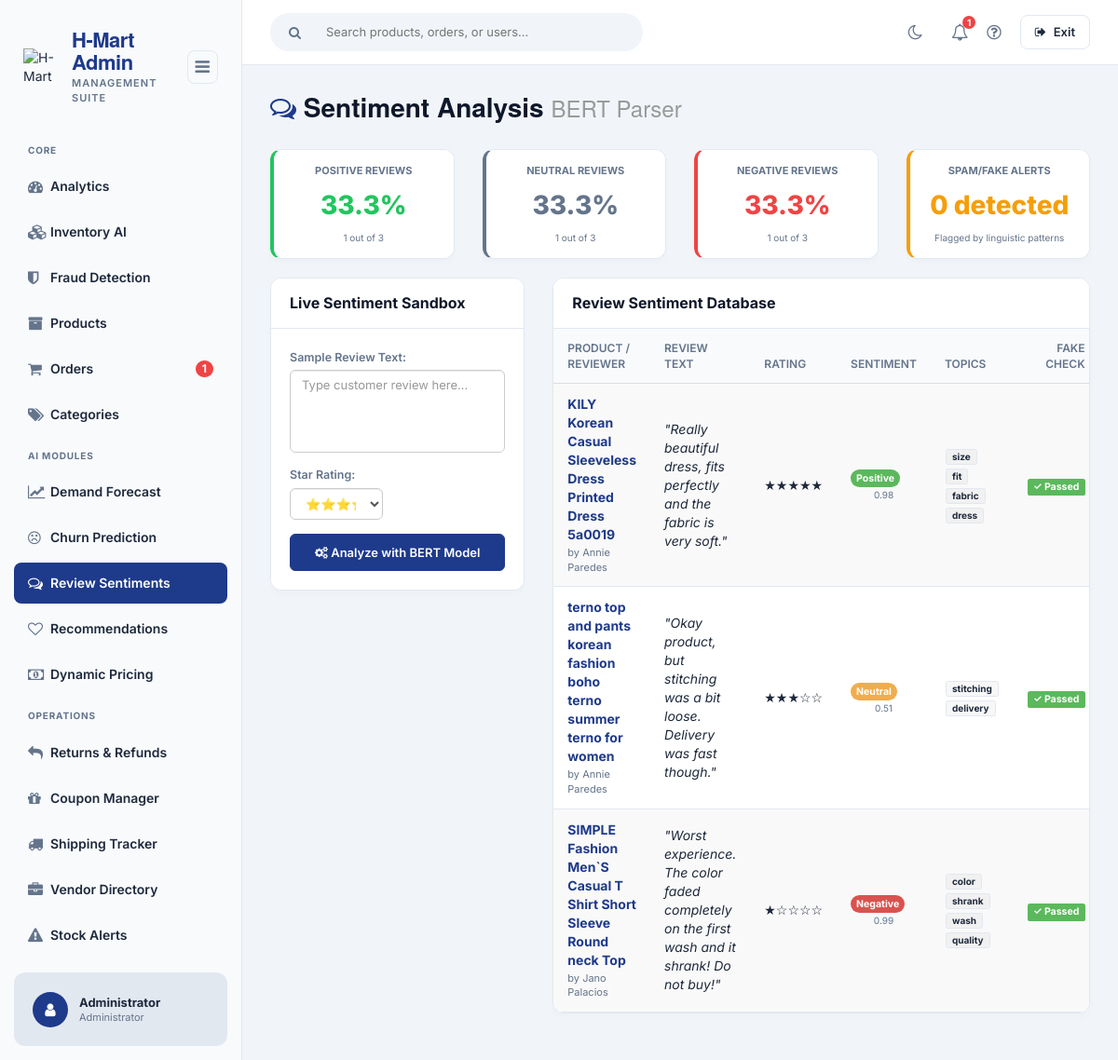
Page /admin/sentiment_analysis/index.php (signed in) on the committed database.
### tables this page shows
CREATE TABLE IF NOT EXISTS `product_reviews_sentiment` (
  `review_id` INT AUTO_INCREMENT PRIMARY KEY,
  `product_id` INT NOT NULL,
  `customer_id` INT NOT NULL,
  `review_text` TEXT NOT NULL,
  `rating` INT NOT NULL,
  `sentiment_label` VARCHAR(20) NOT NULL,
  `sentiment_score` DOUBLE NOT NULL,
  `topics_extracted` TEXT DEFAULT NULL,
  `is_fake` TINYINT DEFAULT 0,
  `is_fake_confidence` DOUBLE DEFAULT 0.0,
  `reviewed_at` DATETIME DEFAULT CURRENT_TIMESTAMP,
  INDEX (`product_id`),
  INDEX (`customer_id`)
);

CREATE TABLE `tblproduct` (
  `PROID` int(11) NOT NULL,
  `PRODESC` varchar(255) DEFAULT NULL,
  `INGREDIENTS` varchar(255) NOT NULL,
  `PROQTY` int(11) DEFAULT NULL,
  `ORIGINALPRICE` double NOT NULL,
  `PROPRICE` double DEFAULT NULL,
  `CATEGID` int(11) DEFAULT NULL,
  `IMAGES` varchar(255) DEFAULT NULL,
  `PROSTATS` varchar(30) DEFAULT NULL,
  `OWNERNAME` varchar(90) NOT NULL,
  `OWNERPHONE` varchar(90) NOT NULL
);

CREATE TABLE `tblcustomer` (
  `CUSTOMERID` int(11) NOT NULL,
  `FNAME` varchar(30) NOT NULL,
  `LNAME` varchar(30) NOT NULL,
  `MNAME` varchar(30) NOT NULL,
  `CUSHOMENUM` varchar(90) NOT NULL,
  `STREETADD` text NOT NULL,
  `BRGYADD` text NOT NULL,
  `CITYADD` text NOT NULL,
  `PROVINCE` varchar(80) NOT NULL,
  `COUNTRY` varchar(30) NOT NULL,
  `DBIRTH` date NOT NULL,
  `GENDER` varchar(10) NOT NULL,
  `PHONE` varchar(20) NOT NULL,
  `EMAILADD` varchar(120) NOT NULL,
  `ZIPCODE` int(6) NOT NULL,
  `CUSUNAME` varchar(120) NOT NULL,
  `CUSPASS` varchar(90) NOT NULL,
  `CUSPHOTO` varchar(255) NOT NULL,
  `TERMS` tinyint(4) NOT NULL,
  `DATEJOIN` date NOT NULL
);

### admin/sentiment_analysis/index.php (called while the page is built, shortened)
<?php
require_once("../theme/templates.php");
?>

### backend/include/database.php (called while the page is built, shortened)
<?php
class Database {
	var $sql_string = '';
	private $conn;
	public function open_connection() {
		$this->conn = mysqli_connect(server,user,pass);
		if(!$this->conn){
			echo "Problem in database connection! Contact administrator!";
			exit();
		}else{
			$db_select = mysqli_select_db($this->conn,database_name);
		}
	}
	function setQuery($sql='') {
		$this->sql_string=$sql;
	}
	function executeQuery() {
		$result = mysqli_query($this->conn,$this->sql_string);
		return $result;
	}
	private function confirm_query($result) {
		return $result;
	}
	function loadResultList( $key='' ) {
		$cur = $this->executeQuery();
		$array = array();
		if ($cur) {
			while ($row = mysqli_fetch_object($cur)) {
				if ($key) {
					$array[$row->$key] = $row;
				} else {
					$array[] = $row;
				}
			}
		}
		return $array;
	}
}
$mydb = new Database();
?>

### admin/sentiment_analysis/view.php (the view, shortened to what this page needs)
<?php
global $mydb;
$mydb->setQuery("
    SELECT r.*, p.PRODESC, c.FNAME, c.LNAME
    FROM product_reviews_sentiment r
    JOIN tblproduct p ON r.product_id = p.PROID
    JOIN tblcustomer c ON r.customer_id = c.CUSTOMERID
    ORDER BY r.reviewed_at DESC
");
$reviews = $mydb->loadResultList();
$total = count($reviews);
$pos = 0;
$neu = 0;
$neg = 0;
$fake = 0;
foreach ($reviews as $rev) {
    if ($rev->sentiment_label === 'Positive') $pos++;
    elseif ($rev->sentiment_label === 'Neutral') $neu++;
    else $neg++;
}
$posPct = $total > 0 ? round(($pos / $total) * 100, 1) : 0;
$neuPct = $total > 0 ? round(($neu / $total) * 100, 1) : 0;
$negPct = $total > 0 ? round(($neg / $total) * 100, 1) : 0;
?>
<div class="row">
    <div class="col-lg-12">
        <h1 class="page-header"><i class="fa fa-comments-o" style="color:var(--primary-light);"></i> Sentiment Analysis <small>BERT Parser</small></h1>
    </div>
</div>
<div class="row">
    <div class="col-md-3">
        <div class="panel panel-default text-center" style="border-radius:12px; border-left:4px solid #22c55e; overflow:hidden;">
            <div class="panel-body" style="background:var(--card-bg); color:var(--text-main); padding:15px;">
                <div style="font-size:11px; text-transform:uppercase; color:var(--text-muted); font-weight:700;">Positive Reviews</div>
                <div style="font-size:28px; font-weight:800; color:#22c55e; margin:8px 0;"><?php echo $posPct; ?>%</div>
                <div style="font-size:10px; color:var(--text-muted);"><?php echo $pos; ?> out of <?php echo $total; ?></div>
            </div>
        </div>
    </div>
    <div class="col-md-3">
        <div class="panel panel-default text-center" style="border-radius:12px; border-left:4px solid #64748b; overflow:hidden;">
            <div class="panel-body" style="background:var(--card-bg); color:var(--text-main); padding:15px;">
                <div style="font-size:11px; text-transform:uppercase; color:var(--text-muted); font-weight:700;">Neutral Reviews</div>
                <div style="font-size:28px; font-weight:800; color:#64748b; margin:8px 0;"><?php echo $neuPct; ?>%</div>
                <div style="font-size:10px; color:var(--text-muted);"><?php echo $neu; ?> out of <?php echo $total; ?></div>
            </div>
        </div>
    </div>
    <div class="col-md-3">
        <div class="panel panel-default text-center" style="border-radius:12px; border-left:4px solid #ef4444; overflow:hidden;">
            <div class="panel-body" style="background:var(--card-bg); color:var(--text-main); padding:15px;">
                <div style="font-size:11px; text-transform:uppercase; color:var(--text-muted); font-weight:700;">Negative Reviews</div>
                <div style="font-size:28px; font-weight:800; color:#ef4444; margin:8px 0;"><?php echo $negPct; ?>%</div>
                <div style="font-size:10px; color:var(--text-muted);"><?php echo $neg; ?> out of <?php echo $total; ?></div>
            </div>
        </div>
    </div>
    <div class="col-md-3">
        <div class="panel panel-default text-center" style="border-radius:12px; border-left:4px solid #f59e0b; overflow:hidden;">
            <div class="panel-body" style="background:var(--card-bg); color:var(--text-main); padding:15px;">
                <div style="font-size:11px; text-transform:uppercase; color:var(--text-muted); font-weight:700;">Spam/Fake Alerts</div>
                <div style="font-size:28px; font-weight:800; color:#f59e0b; margin:8px 0;"><?php echo $fake; ?> detected</div>
                <div style="font-size:10px; color:var(--text-muted);">Flagged by linguistic patterns</div>
            </div>
        </div>
    </div>
</div>
<div class="row">
    <div class="col-md-4">
        <div class="panel panel-default" style="border-radius:12px; overflow:hidden;">
            <div class="panel-heading" style="font-weight:700; background:var(--card-header-bg); border-bottom:1px solid var(--border-color); color:var(--primary);">
                Live Sentiment Sandbox
            </div>
            <div class="panel-body" style="background:var(--card-bg); color:var(--text-main); padding:20px;">
                <form action="index.php?action=sandbox" method="POST" style="margin:0;">
                    <div class="form-group">
                        <label for="review_text" style="font-weight:600; font-size:12.5px; color:var(--text-muted);">Sample Review Text:</label>
                        <textarea name="review_text" id="review_text" rows="4" class="form-control" placeholder="Type customer review here..." required style="border-radius:6px; resize:none; font-size:13px;"></textarea>
                    </div>
                    <div class="form-group">
                        <label for="rating" style="font-weight:600; font-size:12.5px; color:var(--text-muted); display:block;">Star Rating:</label>
                        <select name="rating" id="rating" class="form-control" style="border-radius:6px; font-size:13px; width:100px; display:inline-block;">
                            <option value="5">⭐⭐⭐⭐⭐</option>
                        </select>
                    </div>
                    <button type="submit" class="btn btn-primary btn-block" style="border-radius:6px; font-weight:600; padding:10px;">
                        <i class="fa fa-cogs"></i> Analyze with BERT Model
                    </button>
                </form>
            </div>
        </div>
    </div>
    <div class="col-md-8">
        <div class="panel panel-default" style="border-radius:12px; overflow:hidden;">
            <div class="panel-heading" style="font-weight:700; background:var(--card-header-bg); border-bottom:1px solid var(--border-color); color:var(--primary);">
                Review Sentiment Database
            </div>
            <div class="panel-body" style="background:var(--card-bg); padding:0;">
                <div class="table-responsive">
                    <table class="table table-hover table-striped" style="margin:0; font-size:13px;">
                        <thead>
                            <tr style="background:var(--table-header-bg); border-bottom:1px solid var(--border-color);">
                                <th style="font-weight:600; padding:12px 15px;">Product / Reviewer</th>
                                <th style="font-weight:600; padding:12px 15px;">Review Text</th>
                                <th style="font-weight:600; padding:12px 15px;">Rating</th>
                                <th style="font-weight:600; padding:12px 15px;">Sentiment</th>
                                <th style="font-weight:600; padding:12px 15px;">Topics</th>
                                <th style="font-weight:600; padding:12px 15px; text-align:right;">Fake Check</th>
                            </tr>
                        </thead>
                        <tbody>
                            <?php foreach ($reviews as $rev) {
                                $class = 'label-success';
                                if ($rev->sentiment_label === 'Negative') $class = 'label-danger';
                                elseif ($rev->sentiment_label === 'Neutral') $class = 'label-warning';
                                $topics = json_decode($rev->topics_extracted, true);
                            ?>
                                <tr style="border-bottom:1px solid var(--border-color);">
                                    <td style="padding:12px 15px;">
                                        <div style="font-weight:700; color:var(--primary-light);"><?php echo htmlspecialchars($rev->PRODESC); ?></div>
                                        <div style="font-size:11px; color:var(--text-muted); margin-top:2px;">by <?php echo htmlspecialchars($rev->FNAME . ' ' . $rev->LNAME); ?></div>
                                    </td>
                                    <td style="padding:12px 15px; font-style:italic; max-width:250px;">"<?php echo htmlspecialchars($rev->review_text); ?>"</td>
                                    <td style="padding:12px 15px; white-space:nowrap;">
                                        <?php for ($i=1; $i<=5; $i++) {
                                            echo ($i <= $rev->rating) ? '★' : '☆';
                                        } ?>
                                    </td>
                                    <td style="padding:12px 15px;">
                                        <span class="label <?php echo $class; ?>" style="font-size:10.5px; padding:3px 6px; border-radius:10px;"><?php echo $rev->sentiment_label; ?></span>
                                        <div style="font-size:10px; color:var(--text-muted); text-align:center; margin-top:2px;"><?php echo $rev->sentiment_score; ?></div>
                                    </td>
                                    <td style="padding:12px 15px;">
                                        <?php if ($topics) {
                                            foreach ($topics as $t) {
                                                echo '<span class="label label-default" style="display:inline-block; font-size:10px; margin:1px; background:rgba(0,0,0,0.03); color:var(--text-main); border:1px solid var(--border-color);">' . htmlspecialchars($t) . '</span>';
                                            }
                                        } ?>
                                    </td>
                                    <td style="padding:12px 15px; text-align:right;">
                                        <?php if ($rev->is_fake) { ?>
                                            <span class="label label-danger" title="Linguistic anomaly detected">🚨 Fake Alert (<?php echo $rev->is_fake_confidence; ?>%)</span>
                                        <?php } else { ?>
                                            <span class="label label-success">✓ Passed</span>
                                        <?php } ?>
                                    </td>
                                </tr>
                            <?php } ?>
                        </tbody>
                    </table>
                </div>
            </div>
        </div>
    </div>
</div>

### admin/theme/templates.php (style rules this page uses)
:root { --primary: #0f172a; --primary-light: #1e3a8a; --sidebar-bg: #f8fafc; --bg-color: #f1f5f9; --text-main: #1e293b; --text-muted: #64748b; --border-color: #e2e8f0; --card-bg: #ffffff; --card-header-bg: #ffffff; --hover-bg: #e2e8f0; --table-header-bg: #f8fafc; --shadow: 0 4px 6px rgba(0,0,0,0.02); }
body { font-family: 'Inter', sans-serif; background-color: var(--bg-color); margin: 0; padding: 0; color: var(--text-main); overflow-x: hidden; }
.admin-content-wrapper .panel { border: 1px solid var(--border-color); border-radius: 12px; box-shadow: var(--shadow); background: var(--card-bg); overflow: hidden; }
.admin-content-wrapper .panel-default > .panel-heading { background: var(--card-header-bg); border-bottom: 1px solid var(--border-color); padding: 15px 20px; font-weight: 700; color: var(--primary); font-size: 16px; }
.admin-content-wrapper .table { margin-bottom: 0; }
.admin-content-wrapper .table th { border-bottom-width: 1px; color: var(--text-muted); font-weight: 600; font-size: 12px; text-transform: uppercase; padding: 15px; }
.admin-content-wrapper .table td { vertical-align: middle; padding: 15px; font-size: 14px; border-color: var(--border-color); }
.admin-content-wrapper .btn { border-radius: 6px; font-weight: 500; font-size: 13px; padding: 6px 12px; }
.admin-content-wrapper .btn-primary { background: var(--primary-light); border-color: var(--primary-light); }
.page-header { margin-top: 0; border-bottom: none; font-weight: 800; color: var(--primary); font-size: 28px; }

### rows in the picture
product_reviews_sentiment: product.PRODESC "KILY Korean Casual Sleeveless Dress Printed Dress 5a0019", customer.LNAME "Annie Paredes", review_text "Really beautiful dress, fits perfectly and the fabric is very soft.", sentiment_label "Positive", sentiment_score "0.98", topics_extracted "size", topics_extracted "fit", topics_extracted "fabric", topics_extracted "dress", is_fake "✓ Passed"
product_reviews_sentiment: product.PRODESC "terno top and pants korean fashion boho terno summer terno for women", customer.LNAME "Annie Paredes", review_text "Okay product, but stitching was a bit loose. Delivery was fast though.", rating 3 (drawn), sentiment_label "Neutral", sentiment_score "0.51", topics_extracted "stitching", topics_extracted "delivery", is_fake "✓ Passed"
product_reviews_sentiment: product.PRODESC "SIMPLE Fashion Men`S Casual T Shirt Short Sleeve Round neck Top", customer.LNAME "Jano Palacios", review_text "Worst experience. The color faded completely on the first wash and it shrank! Do not buy!", rating 1 (drawn), sentiment_label "Negative", sentiment_score "0.99", topics_extracted "color", topics_extracted "shrank", topics_extracted "wash", topics_extracted "quality", is_fake "✓ Passed"

### other values in the picture
$res "1"
$_SESSION['U_NAME'] "Administrator"
$_SESSION['U_ROLE'] "Administrator"
$posPct "33.3"
$pos "1"
$total "3"
$neuPct "33.3"
$neu "1"
$negPct "33.3"
$neg "1"
$fake "0"
